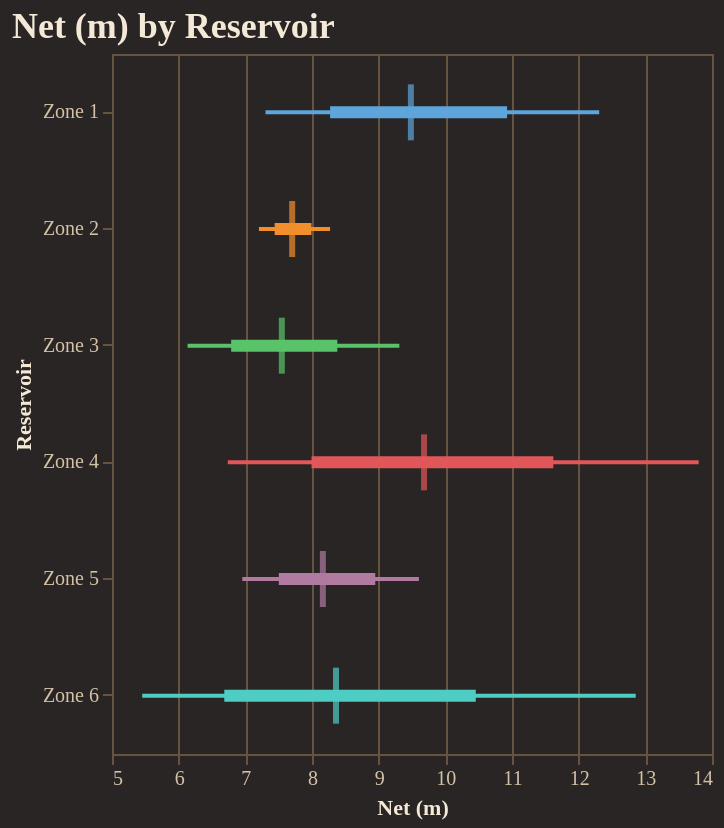

Here is the notebook cell this chart was saved with:
### Code cell
fig = reporter.plotter.forest_plot(
    "Net (m)", 
    backend=PLOTTING_BACKEND
)
fig.show()

### Figure 1 — Vega-Lite specification as saved in the notebook (floating-point values rounded to 4 significant figures)
{"config": {"background": "#292524", "view": {"fill": "#292524", "stroke": "#665340"}, "title": {"color": "#f4e9d7", "font": "Merriweather", "fontSize": 18, "fontWeight": 600, "subtitleColor": "#d5c2a6", "anchor": "start"}, "axis": {"domainColor": "#665340", "gridColor": "#665340", "tickColor": "#665340", "labelColor": "#d5c2a6", "titleColor": "#f4e9d7", "labelFont": "Merriweather", "titleFont": "Merriweather"}, "legend": {"titleColor": "#f4e9d7", "labelColor": "#d5c2a6", "labelFont": "Merriweather", "titleFont": "Merriweather", "orient": "top-right", "symbolType": "circle"}, "header": {"labelColor": "#d5c2a6", "titleColor": "#f4e9d7", "labelFont": "Merriweather", "titleFont": "Merriweather"}, "mark": {"color": "#c78d3b"}, "line": {"color": "#c78d3b"}, "bar": {"color": "#c78d3b"}, "point": {"color": "#ddb06d"}, "area": {"color": "#c78d3b", "opacity": 0.35}, "text": {"color": "#f4e9d7", "font": "Merriweather"}, "range": {"category": ["#5DA5DA", "#F28E2B", "#59C36A", "#E15759", "#B07AA1", "#4ECDC4", "#FF9DA7", "#EDC948"]}}, "layer": [{"mark": {"type": "rule", "strokeWidth": 2}, "encoding": {"color": {"field": "group", "legend": null, "type": "nominal"}, "x": {"field": "p10", "scale": {"zero": false}, "title": "Net (m)", "type": "quantitative"}, "x2": {"field": "p90"}, "y": {"field": "group", "sort": ["Zone 1", "Zone 2", "Zone 3", "Zone 4", "Zone 5", "Zone 6"], "title": "Reservoir", "type": "nominal"}}}, {"mark": {"type": "rule", "strokeWidth": 6}, "encoding": {"color": {"field": "group", "legend": null, "type": "nominal"}, "x": {"field": "p25", "scale": {"zero": false}, "title": "Net (m)", "type": "quantitative"}, "x2": {"field": "p75"}, "y": {"field": "group", "sort": ["Zone 1", "Zone 2", "Zone 3", "Zone 4", "Zone 5", "Zone 6"], "title": "Reservoir", "type": "nominal"}}}, {"mark": {"type": "tick", "color": "black", "size": 28, "thickness": 3}, "encoding": {"color": {"field": "group", "legend": null, "type": "nominal"}, "tooltip": [{"field": "group", "title": "Group", "type": "nominal"}, {"field": "p10", "title": "P10", "type": "quantitative"}, {"field": "p25", "title": "P25", "type": "quantitative"}, {"field": "median", "title": "Median", "type": "quantitative"}, {"field": "p75", "title": "P75", "type": "quantitative"}, {"field": "p90", "title": "P90", "type": "quantitative"}], "x": {"field": "median", "scale": {"zero": false}, "title": "Net (m)", "type": "quantitative"}, "y": {"field": "group", "sort": ["Zone 1", "Zone 2", "Zone 3", "Zone 4", "Zone 5", "Zone 6"], "title": "Reservoir", "type": "nominal"}}}], "data": {"name": "data-0c2420470face6b81d3d4bf5ad9660b5"}, "height": 350, "title": "Net (m) by Reservoir", "width": "container", "$schema": "https://vega.github.io/schema/vega-lite/v5.20.1.json", "datasets": {"data-0c2420470face6b81d3d4bf5ad9660b5": [{"group": "Zone 1", "p10": 7.302, "p25": 8.271, "median": 9.483, "p75": 10.93, "p90": 12.31}, {"group": "Zone 2", "p10": 7.204, "p25": 7.44, "median": 7.703, "p75": 7.992, "p90": 8.271}, {"group": "Zone 3", "p10": 6.134, "p25": 6.787, "median": 7.548, "p75": 8.379, "p90": 9.31}, {"group": "Zone 4", "p10": 6.737, "p25": 7.993, "median": 9.681, "p75": 11.62, "p90": 13.8}, {"group": "Zone 5", "p10": 6.955, "p25": 7.503, "median": 8.163, "p75": 8.949, "p90": 9.604}, {"group": "Zone 6", "p10": 5.453, "p25": 6.684, "median": 8.36, "p75": 10.46, "p90": 12.86}]}}
